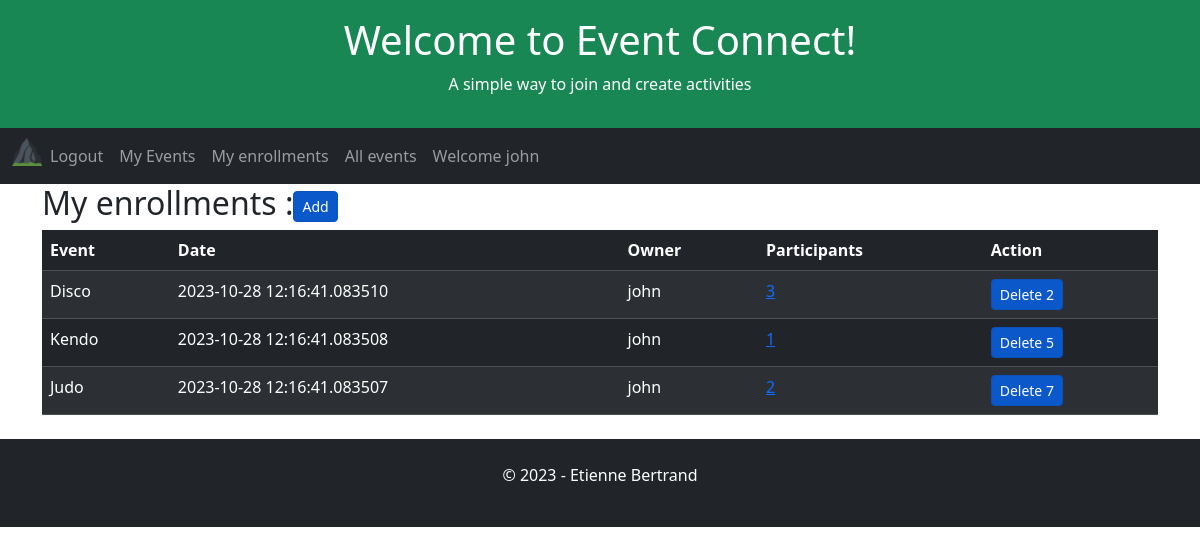
The app's page /user-enrollments (signed in) with its own data.
### app/models.py (models this page shows, shortened)
class User(UserMixin, db.Model):
    id = db.Column(db.Integer, primary_key=True)
    username = db.Column(db.String(64), index=True, unique=True)
    email = db.Column(db.String(120), index=True, unique=True)
    password_hash = db.Column(db.String(128))

class Enrollment(db.Model):
    id = db.Column(db.Integer, primary_key=True)
    user_id = db.Column(db.Integer, db.ForeignKey('user.id', name='fk_enrollment_user'), nullable=False)
    event_id = db.Column(db.Integer, db.ForeignKey('event.id', name='fk_enrollment_event'), nullable=False)
    date = db.Column(db.DateTime, index=True, default=datetime.utcnow)

class Event(db.Model):
    id = db.Column(db.Integer, primary_key=True)
    user_id = db.Column(db.Integer, db.ForeignKey('user.id', name='fk_event_user'), nullable=False)
    title = db.Column(db.String(255), nullable=False)
    date = db.Column(db.DateTime, index=True, default=datetime.utcnow)

### app/routes.py (the view)
@app.route('/user-enrollments', methods=['GET', 'POST', 'UPDATE'])
def userEnrollments():
    global appName, appSlogan, appTitle, db
    user_id = current_user.id
    userEnrollmentsAlias = alias(Enrollment)
    userEnrollments = db.session.query(
        Enrollment.id,
        Event.title,
        Event.date,
        Event.id.label('eventId'),
        User.username.label('owner'),
        func.count(userEnrollmentsAlias.c.user_id).label('participants')
    ).outerjoin(User, User.id == Enrollment.user_id
    ).outerjoin(Event, Enrollment.event_id == Event.id
    ).outerjoin(userEnrollmentsAlias, Enrollment.event_id == userEnrollmentsAlias.c.event_id
    ).group_by(Enrollment.id, Event.title, Event.date, Event.id, User.username
    ).filter(Enrollment.user_id == user_id
    ).all()
    return render_template(
        'user-enrollments.html',
        appName=appName,
        appTitle=appTitle,
        appSlogan=appSlogan,
        userEnrollments=userEnrollments)

### app/__init__.py (called while the page is built)
    def _fk_pragma_on_connect(dbapi_con, con_record):  # noqa
        dbapi_con.execute('pragma foreign_keys=ON')

### app/models.py (called while the page is built)
@login.user_loader
def load_user(id):
    return User.query.get(int(id))

### app/templates/user-enrollments.html (shortened to what this page needs)
{% extends "home.html" %}
{% block content %}
    <h2>My enrollments :<a href="{{ url_for('allEvents') }}" class="btn btn-primary btn-sm active" role="button" aria-pressed="true">Add</button></a></h2>
        <table class="table table-dark table-hover table-striped">
            <thead>
            <tr>
                <th>Event</th>
                <th>Date</th>
                <th>Owner</th>
                <th>Participants</th>
                <th>Action</th>
            </tr>
            </thead>
            <tbody>
                {% for enrollment in userEnrollments %}
                    <tr>
                        <td>{{ enrollment.title }}</td>
                        <td>{{ enrollment.date }}</td>
                        <td>{{ enrollment.owner }}</td>
                        <td><a href="{{ url_for('eventEnrollments') }}/{{enrollment.eventId}}" aria-pressed="true">{{ enrollment.participants }}</a></td>
                        <td>
                            <a href="{{ url_for('index') }}" class="btn btn-primary btn-sm active" role="button" aria-pressed="true" data-bs-toggle="modal" data-bs-target="#exampleModal" data-bs-whatever="{{enrollment.id}}" >Delete {{ enrollment.id }}</a>
                        </td>
                    </tr>
                {% endfor %}
            </tbody>
        </table>
{% endblock %}

### app/templates/home.html (shortened to what this page needs)
<!DOCTYPE html>
<html lang="en">
<head>
    <link href="https://cdn.jsdelivr.net/npm/bootstrap@5.3.2/dist/css/bootstrap.min.css" rel="stylesheet">
</head>
<body>
    <div class="p-3 bg-success text-white text-center">
    {% if appTitle %}
        <h1>{{ appTitle }}</h1>
        {% else %}
        <h1>hard coded appTitle xyz</h1>
    {% endif %}
    {% if appSlogan %}
        <p>{{ appSlogan }}</p>
        {% else %}
        <p>hard coded appSlogan xyz</p>
    {% endif %}
    </div>
    <nav class="navbar navbar-expand-lg bg-dark navbar-dark">
        <div class="container-fluid">
            <div class="collapse navbar-collapse" id="navbarNav">
            <ul class="navbar-nav">
                <li class="nav-item">
                    <a class="nav-brand" href="{{ url_for('index') }}">
                        <img src="{{ url_for('static', filename='/favicon_io/favicon-32x32.png') }}" width="30" height="30" alt="">
                    </a>
                </li>
                {% if current_user.is_anonymous %}
                <li class="nav-item">
                <a class="nav-link" href="{{ url_for('login') }}">Login</a>
                </li>
                <li class="nav-item">
                    <a class="nav-link" href="{{ url_for('register') }}">Subscribe</a>
                </li>
                {% else %}
                <li class="nav-item">
                    <a class="nav-link" href="{{ url_for('logout') }}">Logout</a>
                </li>
                <li class="nav-item">
                    <a class="nav-link" href="{{ url_for('userEvents') }}">My Events</a>
                </li>
                <li class="nav-item">
                    <a class="nav-link" href="{{ url_for('userEnrollments') }}">My enrollments</a>
                <li class="nav-item">
                    <a class="nav-link" href="{{ url_for('allEvents') }}">All events</a>
                </li>
                <li class="nav-item">
                    <a class="nav-link" href="{{ url_for('index') }}">Welcome {{ current_user.username }}</a>
                </li>
                {% endif %}
            </ul>
            </div>
        </div>
    </nav>
    <div class="container">
        {% block content %}{% endblock %}
    </div>
    <div class="mt-4 p-4 bg-dark text-white text-center">
    <p>© 2023 - Etienne Bertrand</p>
    </div>
</body>
</html>

### records on screen
User: username "john"
Enrollment: title "Disco", date "2023-10-28 12:16:41.083510", owner "john", participants "3", id "2"
Enrollment: title "Kendo", date "2023-10-28 12:16:41.083508", owner "john", participants "1", id "5"
Enrollment: title "Judo", date "2023-10-28 12:16:41.083507", owner "john", participants "2", id "7"

### other values on screen
{{ appTitle }} "Welcome to Event Connect!"
{{ appSlogan }} "A simple way to join and create activities"
